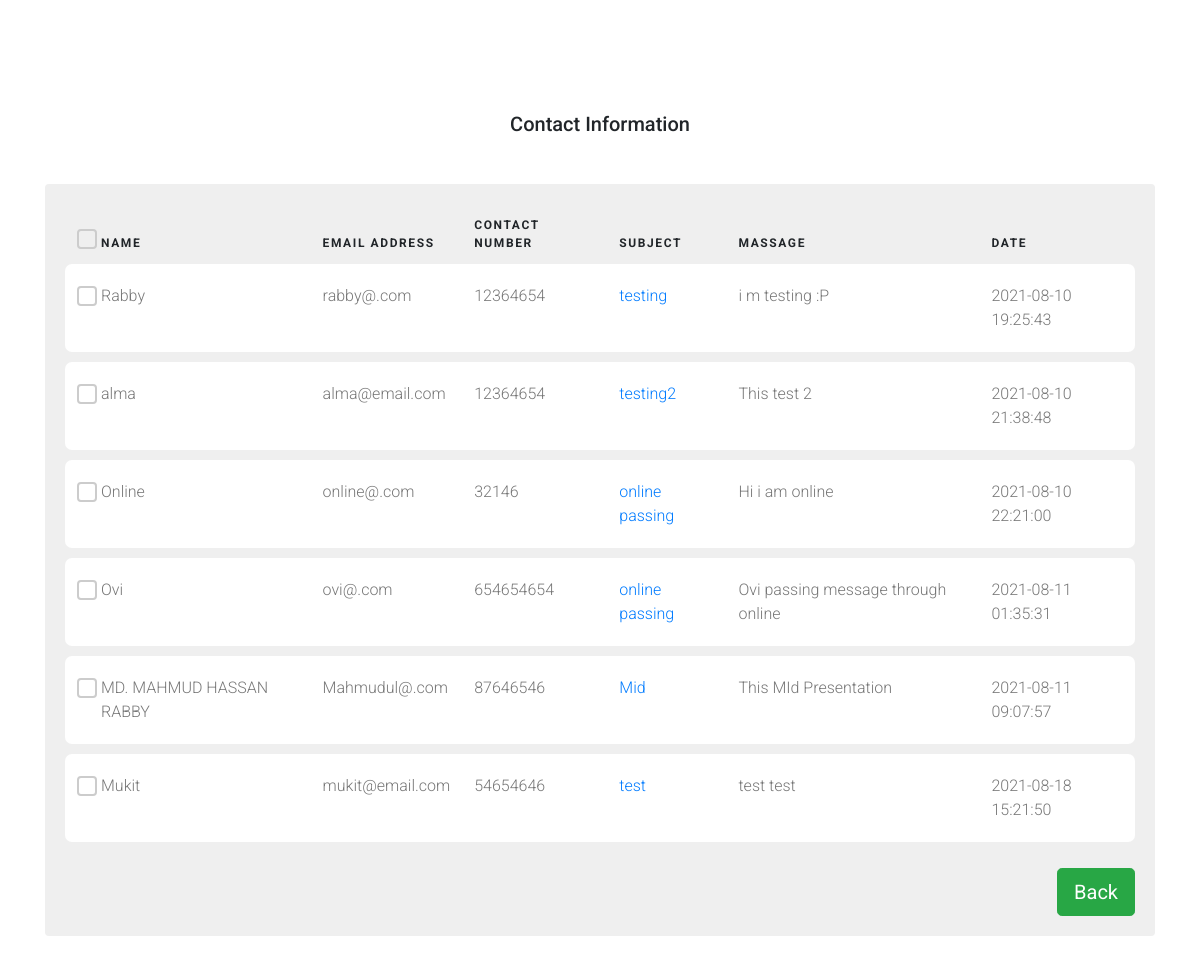
Page /table/contactinformation.php on the committed database.
### tables this page shows
CREATE TABLE `contact` (
  `serialno.` int(3) NOT NULL,
  `name` varchar(50) NOT NULL,
  `email` varchar(20) NOT NULL,
  `number` varchar(15) NOT NULL,
  `subject` varchar(50) NOT NULL,
  `message` text NOT NULL,
  `date` datetime NOT NULL DEFAULT current_timestamp()
);

### table/contactinformation.php (the view, shortened to what this page needs)
<?php
include '../connection.php';
$result = "SELECT * from contact";
$res = mysqli_query($con, $result);
?>
<!doctype html>
<html lang="en">
  <head>
    <link rel="stylesheet" href="fonts/icomoon/style.css">
    <link rel="stylesheet" href="css/owl.carousel.min.css">
    <link rel="stylesheet" href="css/bootstrap.min.css">
    <link rel="stylesheet" href="css/style.css">
  </head>
  <body>
  <div class="content">
    <div class="container">
      <h2 class="mb-5 text-center">Contact Information </h2>
      <div class="table-responsive custom-table-responsive">
        <table class="table custom-table">
          <thead>
            <tr>
              <th scope="col">
                <label class="control control--checkbox">
                  <div class="control__indicator"></div>
                </label>
              </th>
              <th scope="col">Name</th>
              <th scope="col">Email Address</th>
              <th scope="col">Contact Number</th>
              <th scope="col">Subject</th>
              <th scope="col">Massage</th>
              <th scope="col">Date</th>
            </tr>
          </thead>
          <tbody>
            <?php
            while($t = mysqli_fetch_array($res)){
            ?>
            <tr scope="row">
              <th scope="row">
                <label class="control control--checkbox">
                  <div class="control__indicator"></div>
                </label>
              </th>
              <td>
                <?php echo $t['name'];  ?>
              </td>
              <td>
                <?php echo $t['email'];  ?>
              </td>
              <td>
                <?php echo $t['number'];  ?>
              </td>
              <td><a href="#"><?php echo $t['subject'];  ?></a></td>
              <td>
                <?php echo $t['message'];  ?>
              </td>
              <td><?php echo $t['date'];?></td>
            </tr>
            <tr class="spacer"><td colspan="100"></td></tr>
            <?php } ?>
          </tbody>
        </table>
        <a href="../home.php"><button class="btn btn-success btn-lg float-right">Back</button></a>
      </div>
    </div>
  </div>
  </body>
</html>

### table/css/style.css (style rules this page uses)
body { font-family: "Roboto", -apple-system, BlinkMacSystemFont, "Segoe UI", Roboto, "Helvetica Neue", Arial, "Noto Sans", sans-serif, "Apple Color Emoji", "Segoe UI Emoji", "Segoe UI Symbol", "Noto Color Emoji"; background-color: #fff; font-weight: 300; }
h1, h2, h3, h4, h5, h6, .h1, .h2, .h3, .h4, .h5, .h6 { font-family: "Roboto", -apple-system, BlinkMacSystemFont, "Segoe UI", Roboto, "Helvetica Neue", Arial, "Noto Sans", sans-serif, "Apple Color Emoji", "Segoe UI Emoji", "Segoe UI Symbol", "Noto Color Emoji"; }
a { -webkit-transition: .3s all ease; -o-transition: .3s all ease; transition: .3s all ease; }
a, a:hover { text-decoration: none !important; }
.content { padding: 7rem 0; }
h2 { font-size: 20px; }
.custom-table-responsive { background-color: #efefef; padding: 20px; border-radius: 4px; }
.custom-table { min-width: 900px; }
.custom-table thead tr, .custom-table thead th { border-top: none; border-bottom: none !important; font-size: 12px; text-transform: uppercase; letter-spacing: .1rem; }
.custom-table tbody th, .custom-table tbody td { color: #777; font-weight: 400; padding-bottom: 20px; padding-top: 20px; font-weight: 300; }
.custom-table tbody tr:not(.spacer) { border-radius: 7px; overflow: hidden; -webkit-transition: .3s all ease; -o-transition: .3s all ease; transition: .3s all ease; }
.custom-table tbody tr th, .custom-table tbody tr td { background: #fff; border: none; }
.custom-table tbody tr th:first-child, .custom-table tbody tr td:first-child { border-top-left-radius: 7px; border-bottom-left-radius: 7px; }
.custom-table tbody tr th:last-child, .custom-table tbody tr td:last-child { border-top-right-radius: 7px; border-bottom-right-radius: 7px; }
.custom-table tbody tr.spacer td { padding: 0 !important; height: 10px; border-radius: 0 !important; background: transparent !important; }
.control { display: block; position: relative; margin-bottom: 25px; cursor: pointer; font-size: 18px; }
.control__indicator { position: absolute; top: 2px; left: 0; height: 20px; width: 20px; border-radius: 4px; border: 2px solid #ccc; background: transparent; }
.control__indicator:after { font-family: 'icomoon'; content: '\e5ca'; position: absolute; display: none; }
.control--checkbox .control__indicator:after { top: 50%; left: 50%; -webkit-transform: translate(-50%, -52%); -ms-transform: translate(-50%, -52%); transform: translate(-50%, -52%); }

### rows in the picture
contact: name "Rabby", email "rabby@.com", number "12364654", subject "testing", message "i m testing :P", date "2021-08-10 19:25:43"
contact: name "alma", email "alma@email.com", number "12364654", subject "testing2", message "This test 2", date "2021-08-10 21:38:48"
contact: name "Online", email "online@.com", number "32146", subject "online passing", message "Hi i am online", date "2021-08-10 22:21:00"
contact: name "Ovi", email "ovi@.com", number "654654654", subject "online passing", message "Ovi passing message through online", date "2021-08-11 01:35:31"
contact: name "MD. MAHMUD HASSAN RABBY", email "Mahmudul@.com", number "87646546", subject "Mid", message "This MId Presentation", date "2021-08-11 09:07:57"
contact: name "Mukit", email "mukit@email.com", number "54654646", subject "test", message "test test", date "2021-08-18 15:21:50"
